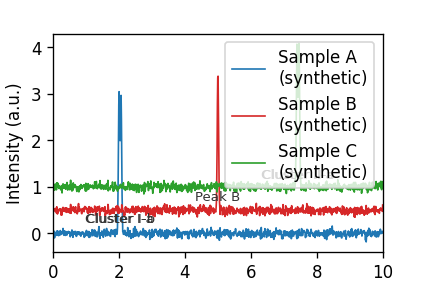

Source code (Python):
#!/usr/bin/env python3
# -*- coding: utf-8 -*-
"""合成演示图：不包含任何用户/真实科研数据；全部由公式生成。

构造一个"推文/论文"风格的堆叠 1H NMR-like 示意图，包含多条曲线、
多个峰标注，其中两簇标注挨得非常近，用来制造需要微移的真实痛点。
"""

import argparse
import json
import math
import pathlib
import shutil
import sys
import tempfile

import numpy as np
import yaml
import matplotlib.pyplot as plt
from matplotlib.lines import Line2D
from matplotlib.transforms import ScaledTranslation

for _stream in (sys.stdout, sys.stderr):
    try:
        _stream.reconfigure(encoding="utf-8", errors="replace")
    except (AttributeError, ValueError):
        pass

# no figure_style dependency below; use hex colors.

# figpact import
import sys as _sys
_sys.path.insert(0, str(pathlib.Path(__file__).resolve().parents[2]))
from figpact import load_config as fp_load_config, apply_display_shift, GidRegistry, qa as fp_qa
from figpact.config import ConfigError

FIGURE_ID = "figdemo"
SCOPE = "main"
SCOPES = (SCOPE,)

def _gid_tag(ppm: float) -> str:
    return f"{ppm:.2f}".replace(".", "p")

def _gid(kind: str, sid: str = "", tag: str = "") -> str:
    parts = [FIGURE_ID, SCOPE, kind]
    if sid:
        parts.append(sid)
    if tag:
        parts.append(tag)
    return ".".join(parts)

# samples: path, label, color, solvent, ref, search, window, sid
SAMPLES_CONFIG = [
    (0, "Sample A\n(synthetic)", "#1f77b4", "synth", 0.0, 0.0, 0.1, "alpha"),
    (1, "Sample B\n(synthetic)", "#d62728", "synth", 0.0, 0.0, 0.1, "beta"),
    (2, "Sample C\n(synthetic)", "#2ca02c", "synth", 0.0, 0.0, 0.1, "gamma"),
]
SAMPLE_IDS = tuple(sid for *_, sid in SAMPLES_CONFIG)

# peak labels with two clusters
PEAK_LABELS_TEMPLATE = [
    (2.00, 0, "Cluster I-a", 0, "center", True, 0.10),
    (2.06, 0, "Cluster I-b", 0, "center", True, 0.10),
    (5.00, 1, "Peak B", 0, "center", True, 0.10),
    (7.40, 2, "Cluster II-a", 0, "center", True, 0.10),
    (7.46, 2, "Cluster II-b", 0, "center", True, 0.10),
]

FONT_RANGE = (3.0, 12.0)
SCALARS = {
    "schema_version": (int, 2, 2),
    "canvas_w_mm": (float, 20.0, 200.0),
    "canvas_h_mm": (float, 20.0, 200.0),
    "label_lift_mm": (float, 0.0, 15.0),
    "line_width": (float, 0.2, 3.0),
    "peak_font_pt": (float, *FONT_RANGE),
    "legend_font_pt": (float, *FONT_RANGE),
    "note_font_pt": (float, *FONT_RANGE),
    "axis_font_pt": (float, *FONT_RANGE),
    "tick_font_pt": (float, *FONT_RANGE),
    "legend_cols": (int, 1, 3),
    "legend_anchor_x": (float, 0.0, 1.0),
    "label_min_gap_mm": (float, 0.0, 15.0),
    "label_max_dx_mm": (float, 0.0, 25.0),
    "label_lanes": (int, 1, 5),
}
SHIFT_LIMIT_MM = 10.0
BOOL_KEYS = ()
SCHEMA = {**SCALARS, "show_ppm": (bool,), "shifts_mm": (dict,), "peak_label_shifts_mm": (dict,),
          "pitch_mm": (dict,), "group_y_mm": (dict,), "layout_reference": (dict,)}

CLI_ARGS = None
import argparse
def _cli(argv):
    ap = argparse.ArgumentParser()
    ap.add_argument("--config", default=None)
    ap.add_argument("--list-params", action="store_true")
    ap.add_argument("--strict", action="store_true")
    ap.add_argument("--exempt-current", action="store_true")
    ap.add_argument("--reason", default="")
    ap.add_argument("--inventory", action="store_true")
    ap.add_argument("--check-effect", action="store_true")
    ap.add_argument("--inspect", default=None)
    ap.add_argument("--probe", default=None)
    ap.add_argument("--migrate-config", default=None)
    return ap.parse_args(argv)

ARGS = _cli(sys.argv[1:]) if __name__ == "__main__" else _cli([])
CONFIG_PATH = pathlib.Path(ARGS.config).expanduser() if ARGS.config else pathlib.Path(__file__).parent / "demo.yaml"

def _label_pair(name, scope, label, pair):
    if not (isinstance(pair, (list, tuple)) and len(pair) == 2):
        raise ConfigError(f"{name}: bad pair")
    dx, dy = pair
    if isinstance(dx, bool) or not isinstance(dx, (int, float)) or not math.isfinite(dx):
        raise
    if isinstance(dy, bool) or not isinstance(dy, (int, float)) or not math.isfinite(dy):
        raise
    dx_f, dy_f = float(dx), float(dy)
    if abs(dx_f) > SHIFT_LIMIT_MM or abs(dy_f) > SHIFT_LIMIT_MM:
        raise
    return [dx_f, dy_f]

def _load_label_shifts(name, raw):
    if raw is None:
        return {}
    if not isinstance(raw, dict):
        raise ConfigError(f"{name}: must dict")
    out = {}
    for key, value in raw.items():
        if key in SCOPES:
            if value is None: continue
            if not isinstance(value, dict): raise
            for label, pair in value.items():
                out.setdefault(key, {})[label.removeprefix(f"{FIGURE_ID}.{key}.")] = _label_pair(name, key, label, pair)
        else:
            raise ConfigError(f"{name}: unknown scope {key}")
    return out

def _peak_shifts_by_gid(per_scope):
    return {f"{FIGURE_ID}.{scope}.{label}": pair
            for scope, per_label in per_scope.items()
            for label, pair in per_label.items()}

def _peak_label_keys():
    return [gid.removeprefix(f"{FIGURE_ID}.{SCOPE}.") for gid in _peak_label_gids()]

def _peak_label_gids():
    return [_gid("peak", SAMPLES_CONFIG[idx][7], _gid_tag(ppm))
            for ppm, idx, *_ in PEAK_LABELS_TEMPLATE]

def prepare_config(config, *, label=None):
    name = label or CONFIG_PATH.name
    cfg = dict(config)
    raw_labels = cfg.get("peak_label_shifts_mm")
    raw_shifts = cfg.get("shifts_mm") or {}
    if not isinstance(raw_shifts, dict):
        raise ConfigError(f"{name}: shifts must dict")
    cfg["peak_label_shifts_mm"] = {scope: {key: [0.0, 0.0] for key in _peak_label_keys()} for scope in SCOPES}
    for scope, per_label in _load_label_shifts(name, raw_labels).items():
        cfg["peak_label_shifts_mm"].setdefault(scope, {}).update(per_label)
    cfg["shifts_mm"] = {scope: {sid: 0.0 for sid in SAMPLE_IDS} for scope in SCOPES}
    for scope, per_sample in raw_shifts.items():
        if per_sample is None: continue
        if not isinstance(per_sample, dict): raise
        for sid, value in per_sample.items():
            if isinstance(value, bool) or not isinstance(value, (int, float)) or not math.isfinite(value): raise
            mm = float(value)
            if abs(mm) > SHIFT_LIMIT_MM:
                raise
            cfg["shifts_mm"][scope][sid] = mm
    return cfg

def load_config_demo(path):
    cfg = fp_load_config(path, SCHEMA)
    return prepare_config(cfg, label=path.name)

CONFIG = load_config_demo(CONFIG_PATH)

PEAK_LABEL_SHIFTS = {}
SHIFTS_MM = {}
CANVAS = (60.0, 45.0)

def _apply_config(cfg):
    global PEAK_LABEL_SHIFTS, SHIFTS_MM, CANVAS
    PEAK_LABEL_SHIFTS = _peak_shifts_by_gid(cfg["peak_label_shifts_mm"])
    SHIFTS_MM = cfg["shifts_mm"]
    CANVAS = (cfg["canvas_w_mm"], cfg["canvas_h_mm"])

rng = np.random.default_rng(42)

def load_science():
    x = np.linspace(0, 10, 1000)
    spectra = []
    for i, sc in enumerate(SAMPLES_CONFIG):
        y = np.zeros_like(x)
        for ppm, idx, *_ in PEAK_LABELS_TEMPLATE:
            if idx == i:
                y += 3.0*np.exp(-((x-ppm)**2)/(2*0.02**2))
        y += 0.05*rng.standard_normal(x.size)
        spectra.append((x, y))
    # also add second synthetic curve sets for other samples? keep
    return {"spectra": spectra, "x": x}

def build_figure_and_registry(scope_target="main"):
    cfg = prepare_config(CONFIG, label="x")
    _apply_config(cfg)
    return _build_fig(load_science(), scope_target, cfg)

def build_scene(science, config, scope):
    cfg = prepare_config(config)
    _apply_config(cfg)
    return _build_fig(science, scope, cfg)

def _build_fig(science, scope_target, cfg):
    w, h = cfg["canvas_w_mm"], cfg["canvas_h_mm"]
    fig, ax = plt.subplots(figsize=(w/25.4, h/25.4), dpi=120)
    spectra = science["spectra"]
    x = science["x"]
    for i, (x_i, y) in enumerate(spectra):
        sid = SAMPLES_CONFIG[i][7]
        curve_gid = _gid("curve", sid, "")
        line, = ax.plot(x_i, y + i*0.5, color=SAMPLES_CONFIG[i][2], linewidth=1.0, label=SAMPLES_CONFIG[i][1])
        reg_dummy = None
        line.set_gid(curve_gid)
    ax.set_xlim(10, 0)
    ax.set_xlabel("ppm")
    ax.set_ylabel("Intensity (a.u.)")
    reg = GidRegistry(scope=scope_target if scope_target in SCOPES else SCOPE)
    # register curves with params
    for i in range(len(spectra)):
        sid = SAMPLES_CONFIG[i][7]
        curve_gid = _gid("curve", sid, "")
        # find line
    # re-register properly by iterating axes lines
    for i, line in enumerate(ax.lines):
        sid = SAMPLES_CONFIG[i][7]
        curve_gid = _gid("curve", sid, "")
        line.set_gid(curve_gid)
        shift = SHIFTS_MM.get(SCOPE, {}).get(sid, 0.0) if isinstance(SHIFTS_MM, dict) else 0.0
        apply_display_shift(line, dy_mm=float(shift))
        reg.register(line, curve_gid, params=["line_width", "shifts_mm"])
    for ppm, idx, grp, *_ in PEAK_LABELS_TEMPLATE:
        sid = SAMPLES_CONFIG[idx][7]
        tag = _gid_tag(ppm)
        peak_gid = _gid("peak", sid, tag)
        # height at peak
        arr = spectra[idx][1]
        xi = spectra[idx][0]
        yi = np.interp(ppm, xi[::-1], arr[::-1]) + idx*0.5
        dx, dy = PEAK_LABEL_SHIFTS.get(peak_gid, [0.0, 0.0])
        txt = ax.annotate(f"{grp}", xy=(ppm, yi), xytext=(0, 4), textcoords="offset points",
                          ha="center", va="bottom", fontsize=8.0, color="#333")
        txt.set_gid(peak_gid)
        apply_display_shift(txt, dx_mm=float(dx), dy_mm=float(dy))
        reg.register(txt, peak_gid, params=["peak_font_pt", "peak_label_shifts_mm"], science_policy="LAYOUT", editable=True)
    guide = None
    ax.legend()
    ax.invert_xaxis()
    return fig, reg

if __name__ == "__main__":
    fig, reg = build_figure_and_registry("main")
    out = pathlib.Path(__file__).parent / "demo_figure.png"
    fig.savefig(out, dpi=120)
    plt.close(fig)
    print(f"{out} ({len(reg.gids())} gids)")

def layout_contract(scope: str = SCOPE) -> dict:
    if scope not in SCOPES:
        raise ValueError(f"未知作用域 {scope!r}")
    fig, reg = build_figure_and_registry(scope)
    registered = reg.all()
    gids = sorted(registered)
    prefix = f"{FIGURE_ID}.{scope}."
    params = []
    for gid in gids:
        if ".peak." in gid:
            label = gid.removeprefix(prefix)
            guide = gid.replace(".peak.", ".guide.")
            objects=[g for g in (gid, guide) if g in registered]
            params.append({"key": f"peak_label_shifts_mm.{scope}.{label}",
                           "path": ["peak_label_shifts_mm", scope, label],
                           "unit": "mm",
                           "mutability": "EDITABLE",
                           "scopes": [scope],
                           "objects": objects,
                           "scale": 1.0,
                           "operation": "rebuild",
                           "min": -10.0,
                           "max": 10.0,
                           "expected": {"kind": "style", "objects": objects},
                           "type": "[dx,dy]"})
    nodes = {gid: {"type": type(registered[gid]).__name__,
                    "parent": None, "editable": gid in {g for p in params for g in p["objects"]},
                    "science_policy": "LAYOUT"} for gid in gids}
    return {"parameters": params, "nodes": nodes, "groups": [{"id": prefix.rstrip("."), "parent": None, "members": gids}],
            "relations": [], "outputs": ["demo_figure.png"]}
